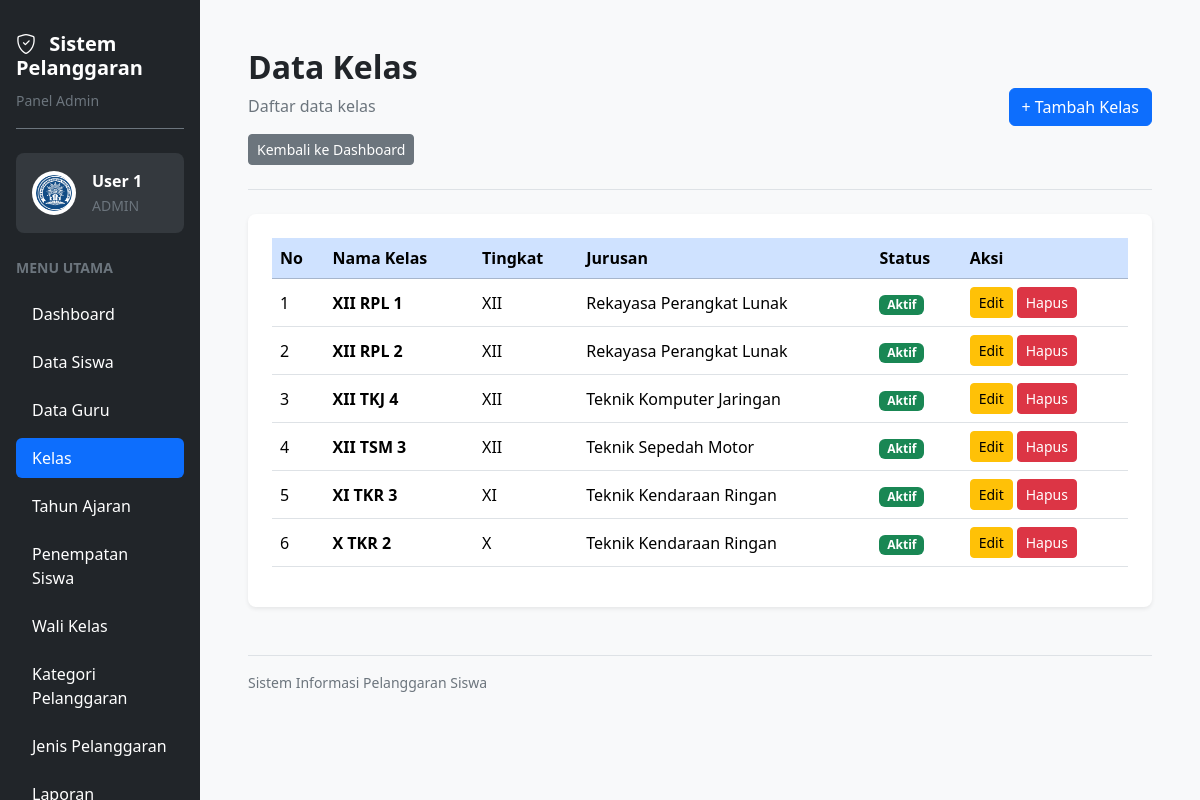
/kelas.php (signed in), run on the app's committed database.
### tables this page shows
CREATE TABLE `t_kelas` (
  `id` int(11) NOT NULL,
  `nama` varchar(100) NOT NULL,
  `tingkat` varchar(20) NOT NULL,
  `jurusan` varchar(100) NOT NULL,
  `status_aktif` tinyint(1) NOT NULL,
  `created_at` timestamp NULL DEFAULT current_timestamp(),
  `updated_at` timestamp NULL DEFAULT current_timestamp()
);

### kelas.php (the view, shortened to what this page needs)
<?php
require_once __DIR__ . "/config/koneksi.php";
$query = mysqli_query($koneksi, "SELECT * FROM t_kelas ORDER BY id ASC");
?>
<!DOCTYPE html>
<html lang="id">
<head>
    <link href="https://cdn.jsdelivr.net/npm/bootstrap@5.3.3/dist/css/bootstrap.min.css" rel="stylesheet">
    <link href="https://cdn.jsdelivr.net/npm/bootstrap-icons@1.11.3/font/bootstrap-icons.min.css" rel="stylesheet">
    <link href="https://cdn.datatables.net/2.3.4/css/dataTables.bootstrap5.min.css" rel="stylesheet">
</head>
<body class="bg-light overflow-hidden">
<div class="container-fluid vh-100 overflow-hidden">
    <div class="row h-100 flex-nowrap">
        <aside class="col-3 col-md-3 col-lg-2 bg-dark vh-100 overflow-auto p-3 flex-shrink-0">
            <div class="text-white mb-4 pt-3 pb-3 border-bottom border-secondary">
                <h5 class="fw-bold mb-2">
                    <i class="bi bi-shield-check me-2"></i>
                    Sistem Pelanggaran
                </h5>
                <small class="text-secondary">
                    Panel Admin
                </small>
            </div>
            <div class="bg-secondary bg-opacity-25 rounded-3 p-3 mb-4">
                <div class="d-flex align-items-center gap-3">
                    <img
                        src="logo.png"
                        alt="Logo Aplikasi"
                        width="44"
                        height="44"
                        class="rounded-circle bg-white p-1"
                    >
                    <div class="text-white text-break">
                        <div class="fw-semibold">
                            <?= htmlspecialchars($_SESSION['name'] ?? 'Pengguna'); ?>
                        </div>
                        <small class="text-secondary">
                            ADMIN
                        </small>
                    </div>
                </div>
            </div>
            <div class="text-secondary small fw-semibold mb-3">
                MENU UTAMA
            </div>
            <ul class="nav nav-pills flex-column gap-2">
                <li class="nav-item">
                    <a href="dashboard.php" class="nav-link text-white rounded-2 py-2 px-3">
                        Dashboard
                    </a>
                </li>
                <li class="nav-item">
                    <a href="siswa.php" class="nav-link text-white rounded-2 py-2 px-3">
                        Data Siswa
                    </a>
                </li>
                <li class="nav-item">
                    <a href="guru.php" class="nav-link text-white rounded-2 py-2 px-3">
                        Data Guru
                    </a>
                </li>
                <li class="nav-item">
                    <a href="kelas.php" class="nav-link active rounded-2 py-2 px-3" aria-current="page">
                        Kelas
                    </a>
                </li>
                <li class="nav-item">
                    <a href="tahun_ajaran.php" class="nav-link text-white rounded-2 py-2 px-3">
                        Tahun Ajaran
                    </a>
                </li>
                <li class="nav-item">
                    <a href="penempatan_siswa.php" class="nav-link text-white rounded-2 py-2 px-3">
                        Penempatan Siswa
                    </a>
                </li>
                <li class="nav-item">
                    <a href="wali_kelas.php" class="nav-link text-white rounded-2 py-2 px-3">
                        Wali Kelas
                    </a>
                </li>
                <li class="nav-item">
                    <a href="kategori_pelanggaran.php" class="nav-link text-white rounded-2 py-2 px-3">
                        Kategori Pelanggaran
                    </a>
                </li>
                <li class="nav-item">
                    <a href="jenis_pelanggaran.php" class="nav-link text-white rounded-2 py-2 px-3">
                        Jenis Pelanggaran
                    </a>
                </li>
                <li class="nav-item">
                    <a href="laporan.php" class="nav-link text-white rounded-2 py-2 px-3">
                    </a>
                </li>
            </ul>
        </aside>
        <main class="col-9 col-md-9 col-lg-10 vh-100 overflow-auto p-3 p-lg-5">
            <div class="d-flex flex-wrap justify-content-between align-items-center gap-3 mb-4 pb-4 border-bottom">
                <div>
                    <h2 class="fw-bold mb-2">
                        Data Kelas
                    </h2>
                    <p class="text-secondary mb-3">
                        Daftar data kelas
                    </p>
                    <a href="dashboard.php" class="btn btn-secondary btn-sm">
                        Kembali ke Dashboard
                    </a>
                </div>
                <a href="tambah_kelas.php" class="btn btn-primary rounded-2">
                    + Tambah Kelas
                </a>
            </div>
            <div class="card border-0 shadow-sm rounded-3">
                <div class="card-body p-4">
                    <div class="table-responsive">
                        <table id="tabelKelas" class="table table-hover align-middle">
                            <thead>
                                <tr class="table-primary">
                                    <th>No</th>
                                    <th>Nama Kelas</th>
                                    <th>Tingkat</th>
                                    <th>Jurusan</th>
                                    <th>Status</th>
                                    <th>Aksi</th>
                                </tr>
                            </thead>
                            <tbody>
                            <?php $no = 1; ?>
                            <?php while ($kelas = mysqli_fetch_assoc($query)): ?>
                                <tr>
                                    <td>
                                        <?= $no++; ?>
                                    </td>
                                    <td>
                                        <strong>
                                            <?= htmlspecialchars($kelas['nama']); ?>
                                        </strong>
                                    </td>
                                    <td>
                                        <?= htmlspecialchars($kelas['tingkat']); ?>
                                    </td>
                                    <td>
                                        <?= htmlspecialchars($kelas['jurusan']); ?>
                                    </td>
                                    <td>
                                        <?php if ((int)$kelas['status_aktif'] === 1): ?>
                                            <span class="badge bg-success">
                                                Aktif
                                            </span>
                                        <?php else: ?>
                                            <span class="badge bg-secondary">
                                                Tidak Aktif
                                            </span>
                                        <?php endif; ?>
                                    </td>
                                    <td>
                                        <div class="d-flex gap-1">
                                            <a
                                                href="edit_kelas.php?id=<?= (int)$kelas['id']; ?>"
                                                class="btn btn-warning btn-sm"
                                            >
                                                Edit
                                            </a>
                                            <a
                                                href="hapus_kelas.php?id=<?= (int)$kelas['id']; ?>"
                                                class="btn btn-danger btn-sm"
                                                onclick="return confirm('Yakin ingin menghapus data kelas ini?')"
                                            >
                                                Hapus
                                            </a>
                                        </div>
                                    </td>
                                </tr>
                            <?php endwhile; ?>
                            </tbody>
                        </table>
                    </div>
                </div>
            </div>
            <div class="text-secondary small mt-5 pt-3 border-top">
                Sistem Informasi Pelanggaran Siswa
            </div>
        </main>
    </div>
</div>
</body>
</html>

### data on the page
t_kelas: nama "XII RPL 1", tingkat "XII", jurusan "Rekayasa Perangkat Lunak", status_aktif "Aktif"
t_kelas: nama "XII RPL 2", tingkat "XII", jurusan "Rekayasa Perangkat Lunak", status_aktif "Aktif"
t_kelas: nama "XII TKJ 4", tingkat "XII", jurusan "Teknik Komputer Jaringan", status_aktif "Aktif"
t_kelas: nama "XII TSM 3", tingkat "XII", jurusan "Teknik Sepedah Motor", status_aktif "Aktif"
t_kelas: nama "XI TKR 3", tingkat "XI", jurusan "Teknik Kendaraan Ringan", status_aktif "Aktif"
t_kelas: nama "X TKR 2", tingkat "X", jurusan "Teknik Kendaraan Ringan", status_aktif "Aktif"

### other printed values
$_SESSION['name'] "User 1"
